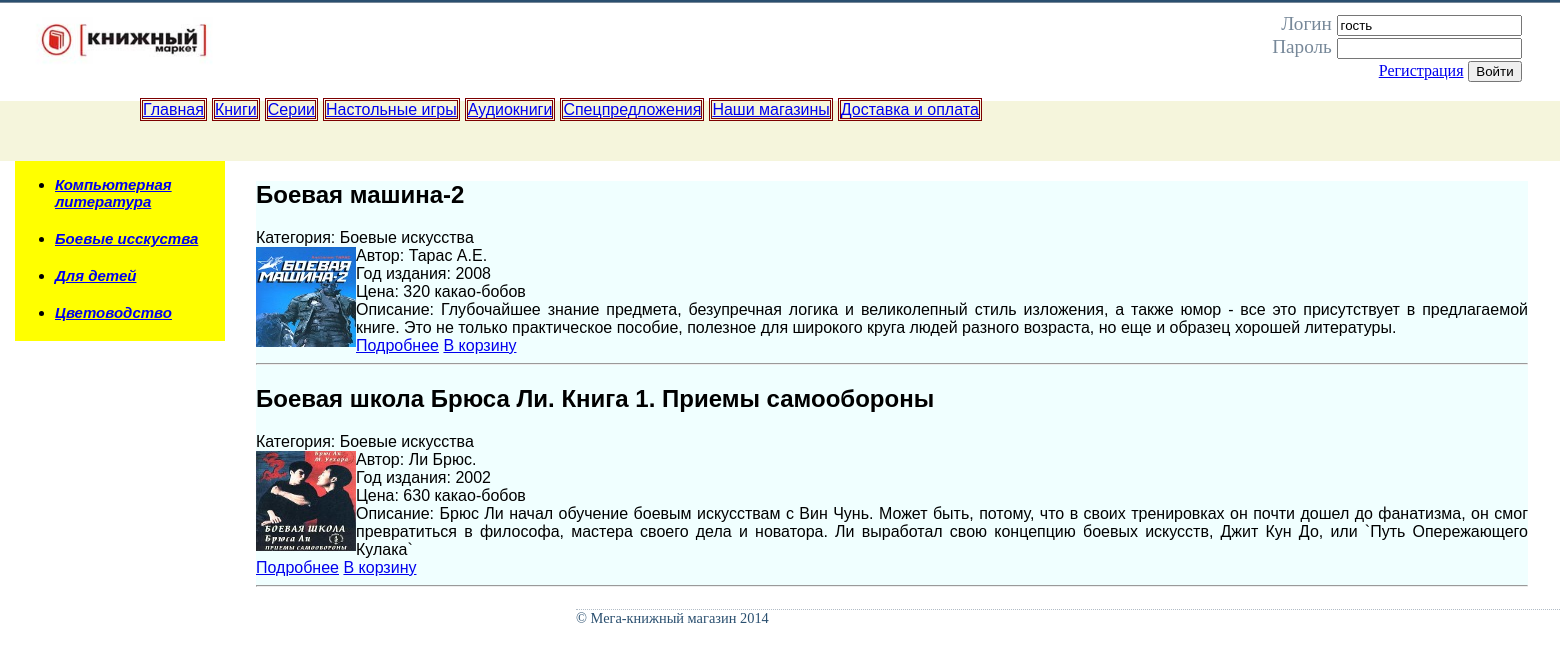
Page /index.php?page=book&category=2 on the committed database.
### tables this page shows
CREATE TABLE books(
                    	id INTEGER PRIMARY KEY AUTOINCREMENT,
                        author TEXT,
                    	title TEXT,
                        pubyear INTEGER,
                        price INTEGER,
                        image TEXT,
                    	category INTEGER,
                    	description TEXT
                    );

### inc/headers.inc.php (called while the page is built, shortened)
<?php
    include "/dao/LibraryDB.class.php";
    $libraryDB = new LibraryDB("dao/db/");
    if (!empty($_GET['category']))
        $category = strtolower(clearInt($_GET['category']));
?>

### dao/LibraryDB.class.php (called while the page is built, shortened)
<?php
    class LibraryDB {
        protected $db;
        function __construct($path){
            if (is_file($path.self::DB_NAME)){
                $this->db = new SQLite3($path.self::DB_NAME);
            }
        }
        function getBooksByCategory($category){
            $sql = "SELECT books.id as id, author, title, pubyear, price, image, category.name as category, description
                    FROM books, category
                    WHERE books.category = category.id AND books.category = '$category'";
            $result = $this->db->query($sql) or die($this->db->lastErrorMsg());
            if ($result){
                $allBooks = array();
                while($book = $result->fetchArray(SQLITE3_ASSOC)){
                    $allBooks[] = $book;
                }
                return $allBooks;
            }
            return false;
        }
    }
?>

### inc/showCatalog.php (the view, shortened to what this page needs)
<?php
    if (isset($category))
        $books = $libraryDB->getBooksByCategory($category);
    else
        $books = $libraryDB->getBooks();
    if (!$books)
        echo "Данный товар отсутствует";
    else{
        if ($_SESSION['user'] == 'admin'){
            $action1 = "Редактировать";
            $action2 = "Удалить";
            $function1 = "javascript:redactBook";
            $function2 = "deleteBook";
        } else{
            $action1 = "Подробнее";
            $action2 = "В корзину";
            $function1 = "{$_SERVER['REQUEST_URI']}&bookid=$id";
            $function2 = "addToBasket";
        }
        foreach($books as $book){
            $id = $book['id'];
            $author = $book['author'];
            $title = $book['title'];
            $pubyear = $book['pubyear'];
            $price = $book['price'];
            $image = $book['image'];
            $category = $book['category'];
            $description = nl2br($book['description']);
            echo <<<BOOKS
            <div>
                <h2>$title</h2>
                Категория: $category<br>
                <img src="$image" height="100" width="100" align="left"/>
                Автор: $author<br>
                Год издания: $pubyear<br>
                Цена: $price какао-бобов<br>
                Описание: $description<br>
                <span ><a href="$function1($id)">$action1</a></span>
                <span align="right"><a href="javascript:$function2($id)">$action2</a></span>
            </div>
            <hr>
BOOKS;
        }
    }
?>

### inc/style.css (style rules this page uses)
body { margin: 0; padding: 0; background-color: #FFFFFF; color: #000000; font-family: Arial, Helvetica, sans-serif; border-top: 2px solid #2A4F6F; }

### rows in the picture
books: title "Боевая машина-2", category "Боевые искусства", image (picture), author "Тарас А.Е.", pubyear "2008", price "320", description "Глубочайшее знание предмета, безупречная логика и великолепный стиль изложения, а также юмор - все это присутствует в предлагаемой книге. Это не только практическое пособие, полезное для широкого круга людей разного возраста, но еще и образец хорошей литературы."
books: title "Боевая школа Брюса Ли. Книга 1. Приемы самообороны", category "Боевые искусства", image (picture), author "Ли Брюс.", pubyear "2002", price "630", description "Брюс Ли начал обучение боевым искусствам с Вин Чунь. Может быть, потому, что в своих тренировках он почти дошел до фанатизма, он смог превратиться в философа, мастера своего дела и новатора. Ли выработал свою концепцию боевых искусств, Джит Кун До, или `Путь Опережающего Кулака`"

### other values in the picture
$item['link'] "Главная"
$item['link'] "Книги"
$item['link'] "Серии"
$item['link'] "Настольные игры"
$item['link'] "Аудиокниги"
$item['link'] "Спецпредложения"
$item['link'] "Наши магазины"
$item['link'] "Доставка и оплата"
$item['link'] "Компьютерная литература"
$item['link'] "Боевые исскуства"
$item['link'] "Для детей"
$item['link'] "Цветоводство"
